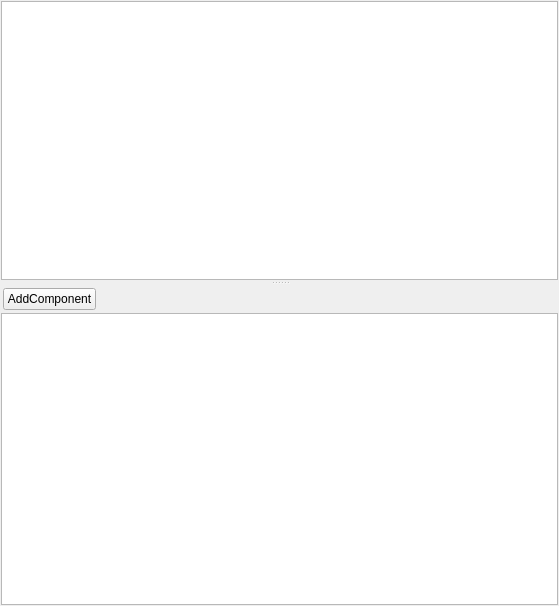
<?xml version="1.0" encoding="UTF-8"?>
<ui version="4.0">
 <class>EntityEditorWidget</class>
 <widget class="QWidget" name="EntityEditorWidget">
  <property name="geometry">
   <rect>
    <x>0</x>
    <y>0</y>
    <width>559</width>
    <height>606</height>
   </rect>
  </property>
  <property name="windowTitle">
   <string>EntityEditorWidget</string>
  </property>
  <property name="floating" stdset="0">
   <bool>true</bool>
  </property>
  <layout class="QVBoxLayout" name="verticalLayout_5">
   <property name="spacing">
    <number>2</number>
   </property>
   <property name="leftMargin">
    <number>0</number>
   </property>
   <property name="topMargin">
    <number>0</number>
   </property>
   <property name="rightMargin">
    <number>0</number>
   </property>
   <property name="bottomMargin">
    <number>0</number>
   </property>
   <item>
    <layout class="QVBoxLayout" name="verticalLayout">
     <property name="spacing">
      <number>0</number>
     </property>
     <property name="leftMargin">
      <number>0</number>
     </property>
     <property name="topMargin">
      <number>0</number>
     </property>
     <property name="rightMargin">
      <number>0</number>
     </property>
     <property name="bottomMargin">
      <number>0</number>
     </property>
     <item>
      <widget class="QWidget" name="widget" native="true">
       <layout class="QVBoxLayout" name="verticalLayout_4">
        <property name="spacing">
         <number>0</number>
        </property>
        <property name="leftMargin">
         <number>0</number>
        </property>
        <property name="topMargin">
         <number>0</number>
        </property>
        <property name="rightMargin">
         <number>0</number>
        </property>
        <property name="bottomMargin">
         <number>0</number>
        </property>
        <item>
         <widget class="QSplitter" name="splitter">
          <property name="orientation">
           <enum>Qt::Vertical</enum>
          </property>
          <widget class="QWidget" name="widget_3" native="true">
           <layout class="QVBoxLayout" name="verticalLayout_3">
            <property name="spacing">
             <number>1</number>
            </property>
            <property name="leftMargin">
             <number>1</number>
            </property>
            <property name="topMargin">
             <number>1</number>
            </property>
            <property name="rightMargin">
             <number>1</number>
            </property>
            <property name="bottomMargin">
             <number>1</number>
            </property>
            <item>
             <widget class="QTreeView" name="treeView"/>
            </item>
           </layout>
          </widget>
          <widget class="QWidget" name="widget_2" native="true">
           <layout class="QVBoxLayout" name="verticalLayout_2">
            <property name="spacing">
             <number>1</number>
            </property>
            <property name="leftMargin">
             <number>1</number>
            </property>
            <property name="topMargin">
             <number>1</number>
            </property>
            <property name="rightMargin">
             <number>1</number>
            </property>
            <property name="bottomMargin">
             <number>1</number>
            </property>
            <item>
             <widget class="QWidget" name="widget_4" native="true">
              <layout class="QHBoxLayout" name="horizontalLayout">
               <property name="spacing">
                <number>2</number>
               </property>
               <property name="leftMargin">
                <number>2</number>
               </property>
               <property name="topMargin">
                <number>2</number>
               </property>
               <property name="rightMargin">
                <number>2</number>
               </property>
               <property name="bottomMargin">
                <number>2</number>
               </property>
               <item>
                <widget class="QPushButton" name="pushButton">
                 <property name="text">
                  <string>AddComponent</string>
                 </property>
                </widget>
               </item>
               <item>
                <spacer name="horizontalSpacer">
                 <property name="orientation">
                  <enum>Qt::Horizontal</enum>
                 </property>
                 <property name="sizeHint" stdset="0">
                  <size>
                   <width>40</width>
                   <height>20</height>
                  </size>
                 </property>
                </spacer>
               </item>
              </layout>
             </widget>
            </item>
            <item>
             <widget class="QTreeView" name="treeViewDetails"/>
            </item>
           </layout>
          </widget>
         </widget>
        </item>
       </layout>
      </widget>
     </item>
    </layout>
   </item>
  </layout>
 </widget>
 <layoutdefault spacing="6" margin="11"/>
 <resources>
  <include location="../../../lib/qt_resources/icons.qrc"/>
 </resources>
 <connections/>
</ui>
